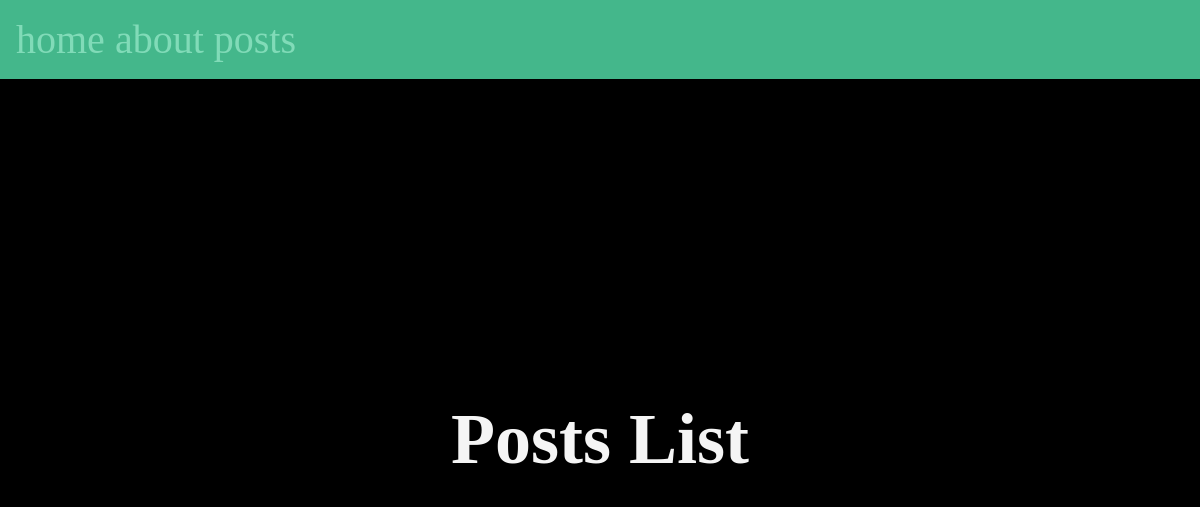
The app's page /posts/, older data.
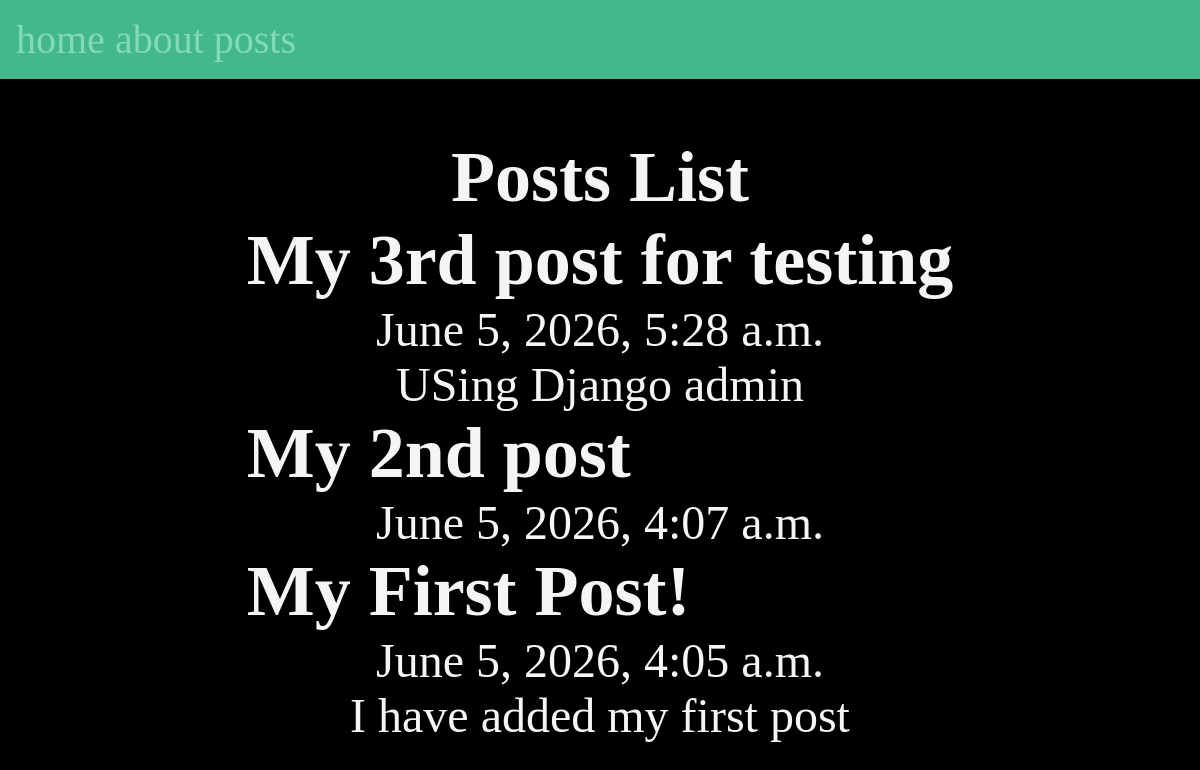
The same page, newer data.
### posts/models.py (models this page shows, shortened)
class Post(models.Model):
  title = models.CharField(max_length=75)
  body = models.TextField() #relates to text form area
  slug = models.SlugField()
  date = models.DateTimeField(auto_now_add=True) #date timestamp added every time a post is made.

### posts/views.py (the view)
# urls.py: path('', views.posts_list),
def posts_list(request):
  posts = Post.objects.all().order_by('-date')
  return render(request, 'posts/posts_list.html', {'posts': posts})

### posts/templates/posts/posts_list.html (shortened to what this page needs)
{% extends "layout.html" %}
{% block content %}
  <section>
    <h1>Posts List</h1>
    {% for post in posts %}
      <article class="post">
        <h2>{{post.title}}</h2>
        <p>{{post.date}}</p>
        <p>{{post.body}}</p>
      </article>
    {% endfor %}
  </section>
{% endblock %}

### templates/layout.html (shortened to what this page needs)
<!DOCTYPE html>
{% load static %}
<html lang="en">
<head>
  <link rel="stylesheet" href="{% static "css/style.css" %}">
</head>
<body>
  <nav>
    <a href="/">home</a>
    <a href="/about">about</a>
    <a href="/posts">posts</a>
  </nav>
  <main>
    {% block content %}
    {% endblock %}
  </main>
</body>
</html>

### static/css/style.css (style rules this page uses)
* { margin: 0; padding: 0; box-sizing: border-box; }
body { min-height: 100vh; background-color: black; color: whitesmoke; font-size: 3rem; display: flex; flex-flow: column; }
nav { padding: 1rem; background-color: #44B78B; color: white; font-size: 2.5rem; }
main { flex-grow: 1; display: grid; place-content: center; }
h1, p { text-align: center; }
a { text-decoration: none; color: #81dbb8; }

Row changes from the older to the newer data that the page shows:
added Post: title "My 3rd post for testing", date "June 5, 2026, 5:28 a.m.", body "USing Django admin"
added Post: title "My 2nd post", date "June 5, 2026, 4:07 a.m."
added Post: title "My First Post!", date "June 5, 2026, 4:05 a.m.", body "I have added my first post"
